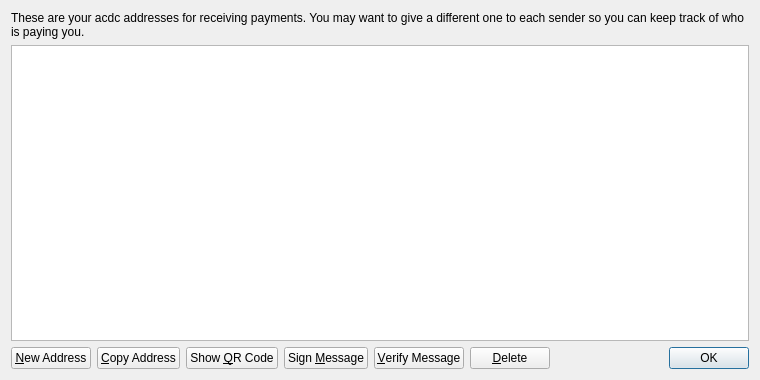
<?xml version="1.0" encoding="UTF-8"?>
<ui version="4.0">
 <class>AddressBookPage</class>
 <widget class="QWidget" name="AddressBookPage">
  <property name="geometry">
   <rect>
    <x>0</x>
    <y>0</y>
    <width>760</width>
    <height>380</height>
   </rect>
  </property>
  <property name="windowTitle">
   <string>Address Book</string>
  </property>
  <layout class="QVBoxLayout" name="verticalLayout">
   <item>
    <widget class="QLabel" name="labelExplanation">
     <property name="text">
      <string>These are your acdc addresses for receiving payments. You may want to give a different one to each sender so you can keep track of who is paying you.</string>
     </property>
     <property name="textFormat">
      <enum>Qt::PlainText</enum>
     </property>
     <property name="wordWrap">
      <bool>true</bool>
     </property>
    </widget>
   </item>
   <item>
    <widget class="QTableView" name="tableView">
     <property name="contextMenuPolicy">
      <enum>Qt::CustomContextMenu</enum>
     </property>
     <property name="toolTip">
      <string>Double-click to edit address or label</string>
     </property>
     <property name="tabKeyNavigation">
      <bool>false</bool>
     </property>
     <property name="alternatingRowColors">
      <bool>true</bool>
     </property>
     <property name="selectionMode">
      <enum>QAbstractItemView::SingleSelection</enum>
     </property>
     <property name="selectionBehavior">
      <enum>QAbstractItemView::SelectRows</enum>
     </property>
     <property name="sortingEnabled">
      <bool>true</bool>
     </property>
     <attribute name="verticalHeaderVisible">
      <bool>false</bool>
     </attribute>
    </widget>
   </item>
   <item>
    <layout class="QHBoxLayout" name="horizontalLayout">
     <item>
      <widget class="QPushButton" name="newAddressButton">
       <property name="toolTip">
        <string>Create a new address</string>
       </property>
       <property name="text">
        <string>&amp;New Address</string>
       </property>
       <property name="icon">
        <iconset resource="../bitcoin.qrc">
         <normaloff>:/icons/add</normaloff>:/icons/add</iconset>
       </property>
      </widget>
     </item>
     <item>
      <widget class="QPushButton" name="copyToClipboard">
       <property name="toolTip">
        <string>Copy the currently selected address to the system clipboard</string>
       </property>
       <property name="text">
        <string>&amp;Copy Address</string>
       </property>
       <property name="icon">
        <iconset resource="../bitcoin.qrc">
         <normaloff>:/icons/editcopy</normaloff>:/icons/editcopy</iconset>
       </property>
      </widget>
     </item>
     <item>
      <widget class="QPushButton" name="showQRCode">
       <property name="text">
        <string>Show &amp;QR Code</string>
       </property>
       <property name="icon">
        <iconset resource="../bitcoin.qrc">
         <normaloff>:/icons/qrcode</normaloff>:/icons/qrcode</iconset>
       </property>
      </widget>
     </item>
     <item>
      <widget class="QPushButton" name="signMessage">
       <property name="toolTip">
        <string>Sign a message to prove you own a acdc address</string>
       </property>
       <property name="text">
        <string>Sign &amp;Message</string>
       </property>
       <property name="icon">
        <iconset resource="../bitcoin.qrc">
         <normaloff>:/icons/edit</normaloff>:/icons/edit</iconset>
       </property>
      </widget>
     </item>
     <item>
      <widget class="QPushButton" name="verifyMessage">
       <property name="toolTip">
        <string>Verify a message to ensure it was signed with a specified acdc address</string>
       </property>
       <property name="text">
        <string>&amp;Verify Message</string>
       </property>
       <property name="icon">
        <iconset resource="../bitcoin.qrc">
         <normaloff>:/icons/transaction_0</normaloff>:/icons/transaction_0</iconset>
       </property>
      </widget>
     </item>
     <item>
      <widget class="QPushButton" name="deleteButton">
       <property name="toolTip">
        <string>Delete the currently selected address from the list</string>
       </property>
       <property name="text">
        <string>&amp;Delete</string>
       </property>
       <property name="icon">
        <iconset resource="../bitcoin.qrc">
         <normaloff>:/icons/remove</normaloff>:/icons/remove</iconset>
       </property>
      </widget>
     </item>
     <item>
      <spacer name="horizontalSpacer">
       <property name="orientation">
        <enum>Qt::Horizontal</enum>
       </property>
       <property name="sizeHint" stdset="0">
        <size>
         <width>40</width>
         <height>20</height>
        </size>
       </property>
      </spacer>
     </item>
     <item>
      <widget class="QDialogButtonBox" name="buttonBox">
       <property name="sizePolicy">
        <sizepolicy hsizetype="Maximum" vsizetype="Fixed">
         <horstretch>0</horstretch>
         <verstretch>0</verstretch>
        </sizepolicy>
       </property>
       <property name="standardButtons">
        <set>QDialogButtonBox::Ok</set>
       </property>
      </widget>
     </item>
    </layout>
   </item>
  </layout>
 </widget>
 <resources>
  <include location="../bitcoin.qrc"/>
 </resources>
 <connections/>
</ui>
